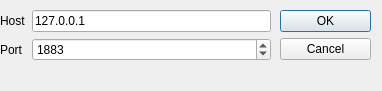
<?xml version="1.0" encoding="UTF-8"?>
<ui version="4.0">
 <class>ConfigDialog</class>
 <widget class="QDialog" name="ConfigDialog">
  <property name="geometry">
   <rect>
    <x>0</x>
    <y>0</y>
    <width>382</width>
    <height>91</height>
   </rect>
  </property>
  <property name="windowTitle">
   <string>Configuration</string>
  </property>
  <widget class="QDialogButtonBox" name="buttonBox">
   <property name="geometry">
    <rect>
     <x>280</x>
     <y>10</y>
     <width>91</width>
     <height>61</height>
    </rect>
   </property>
   <property name="orientation">
    <enum>Qt::Vertical</enum>
   </property>
   <property name="standardButtons">
    <set>QDialogButtonBox::Cancel|QDialogButtonBox::Ok</set>
   </property>
  </widget>
  <widget class="QWidget" name="formLayoutWidget">
   <property name="geometry">
    <rect>
     <x>0</x>
     <y>10</y>
     <width>271</width>
     <height>61</height>
    </rect>
   </property>
   <layout class="QFormLayout" name="formLayout">
    <item row="0" column="0">
     <widget class="QLabel" name="label">
      <property name="text">
       <string>Host</string>
      </property>
     </widget>
    </item>
    <item row="0" column="1">
     <widget class="QLineEdit" name="HostLineEdit">
      <property name="text">
       <string>127.0.0.1</string>
      </property>
     </widget>
    </item>
    <item row="1" column="0">
     <widget class="QLabel" name="label_2">
      <property name="text">
       <string>Port</string>
      </property>
     </widget>
    </item>
    <item row="1" column="1">
     <widget class="QSpinBox" name="spinBoxPort">
      <property name="minimum">
       <number>1</number>
      </property>
      <property name="maximum">
       <number>65535</number>
      </property>
      <property name="value">
       <number>1883</number>
      </property>
     </widget>
    </item>
   </layout>
  </widget>
 </widget>
 <resources/>
 <connections>
  <connection>
   <sender>buttonBox</sender>
   <signal>accepted()</signal>
   <receiver>ConfigDialog</receiver>
   <slot>accept()</slot>
   <hints>
    <hint type="sourcelabel">
     <x>248</x>
     <y>254</y>
    </hint>
    <hint type="destinationlabel">
     <x>157</x>
     <y>274</y>
    </hint>
   </hints>
  </connection>
  <connection>
   <sender>buttonBox</sender>
   <signal>rejected()</signal>
   <receiver>ConfigDialog</receiver>
   <slot>reject()</slot>
   <hints>
    <hint type="sourcelabel">
     <x>316</x>
     <y>260</y>
    </hint>
    <hint type="destinationlabel">
     <x>286</x>
     <y>274</y>
    </hint>
   </hints>
  </connection>
 </connections>
</ui>
